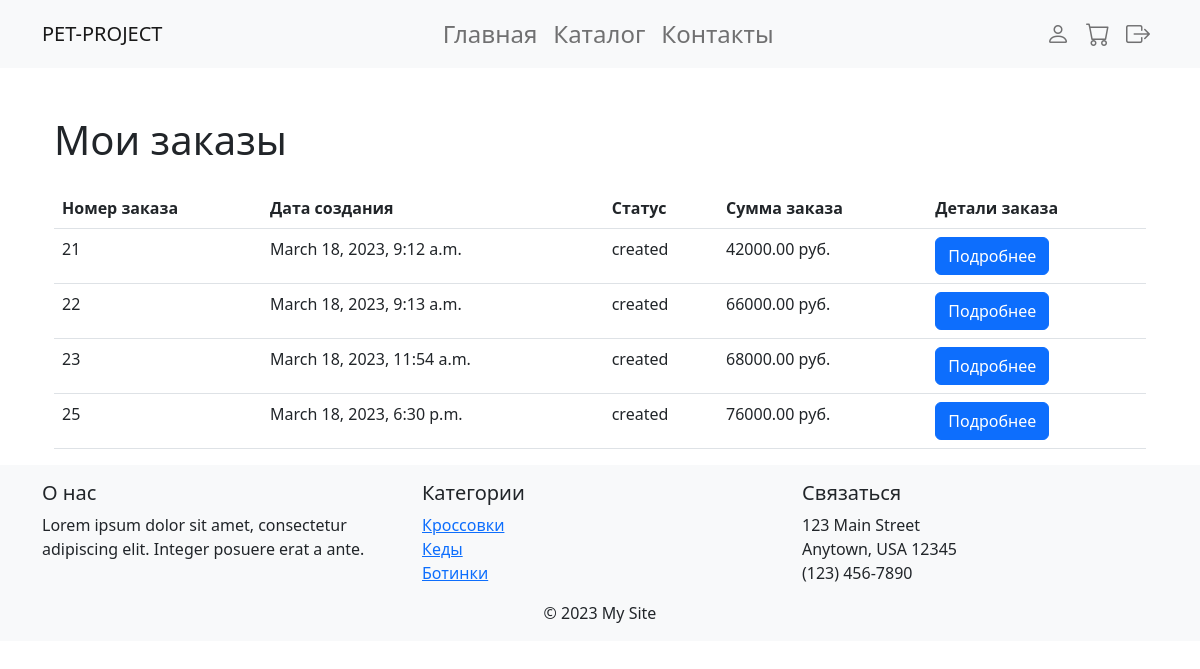
The app's page /order/ (signed in), older data.
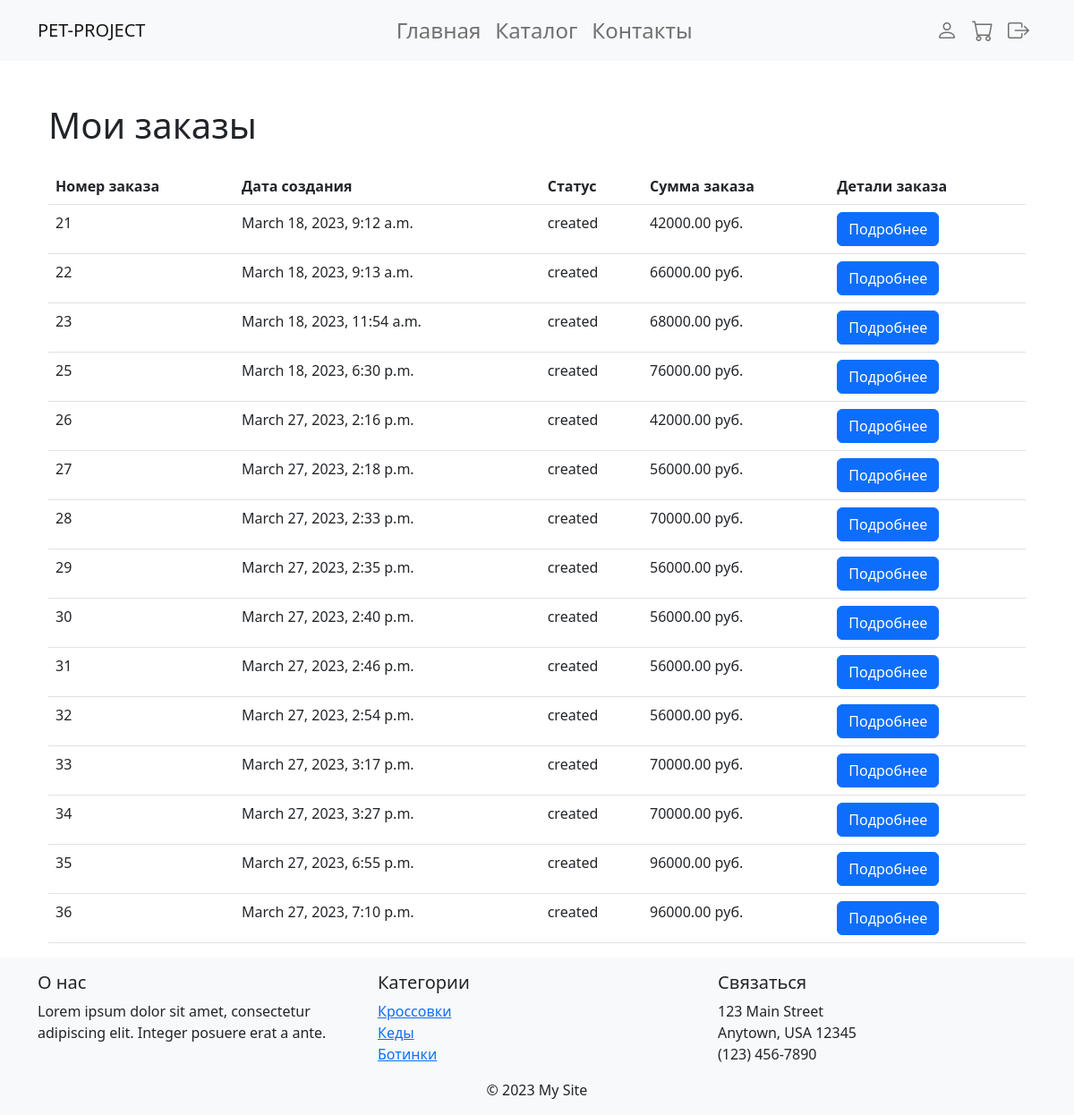
The same page, newer data.
### order/models.py (models this page shows, shortened)
class Order(models.Model):
    user = models.ForeignKey(User, on_delete=models.CASCADE)
    cart = models.ForeignKey(Cart, on_delete=models.CASCADE)
    status = models.CharField(max_length=20)
    total_price = models.DecimalField(max_digits=10, decimal_places=2)
    created_at = models.DateTimeField(auto_now_add=True)
    updated_at = models.DateTimeField(auto_now=True)

### order/views.py (the view)
# urls.py: path('', order_list, name='order_list'),
@login_required
def order_list(request):
    orders = Order.objects.filter(user=request.user)
    context = {
        'orders': orders
    }
    return render(request, 'order/order_list.html', context)

### order/templates/order/order_list.html
{% extends 'base.html' %}
{% block content %}
<div class="container mt-5">
    <h1 class="mb-4">Мои заказы</h1>
    <div class="table-responsive">
        <table class="table table-hover">
            <thead>
                <tr>
                    <th scope="col">Номер заказа</th>
                    <th scope="col">Дата создания</th>
                    <th scope="col">Статус</th>
                    <th scope="col">Сумма заказа</th>
                    <th scope="col">Детали заказа</th>
                </tr>
            </thead>
            <tbody>
                {% for order in orders %}
                <tr>
                    <td>{{ order.id }}</td>
                    <td>{{ order.created_at }}</td>
                    <td>{{ order.status }}</td>
                    <td>{{ order.total_price }} руб.</td>
                    <td><a href="{% url 'order:order_detail' order.id %}" class="btn btn-primary">Подробнее</a></td>
                </tr>
                {% empty %}
                <tr>
                    <td colspan="5">У вас нет заказов</td>
                </tr>
                {% endfor %}
            </tbody>
        </table>
    </div>
</div>
{% endblock %}

### core/templates/base.html (shortened to what this page needs)
<!DOCTYPE html>
<html lang="en">
<head>
    <link rel="stylesheet" href="https://cdn.jsdelivr.net/npm/bootstrap@5.2.3/dist/css/bootstrap.min.css">
    <link rel="stylesheet" href="https://cdn.jsdelivr.net/npm/bootstrap-icons/font/bootstrap-icons.css">
</head>
<body>
    <nav class="navbar navbar-expand-lg navbar-light bg-light">
        <div class="container fs-4">
            <a class="navbar-brand" href="/">PET-PROJECT</a>
            <div class="collapse navbar-collapse justify-content-center" id="navbarNav">
                <ul class="navbar-nav">
                    <li class="nav-item">
                        <a class="nav-link" href="/">Главная</a>
                    </li>
                    <li class="nav-item">
                        <a class="nav-link" href="/products">Каталог</a>
                    </li>
                    <li class="nav-item">
                        <a class="nav-link" href="#">Контакты</a>
                    </li>
                </ul>
            </div>
            <div class="ms-auto">
                <ul class="navbar-nav">
                    <li class="nav-item">
                        {% if user.is_authenticated %}
                            <li class="nav-item">
                                <a href="{% url 'user:profile' %}" class="nav-link"><i class="bi bi-person"></i></a>
                            </li>
                            <li class="nav-item">
                                <a href="{% url 'cart:cart_detail' %}" class="nav-link"><i class="bi bi-cart"></i></a>
                            </li>
                            <li class="nav-item">
                                <a href="{% url 'user:logout' %}" class="nav-link"><i class="bi bi-box-arrow-right"></i></a>
                            </li>
                        {% else %}
                            <li><a class="nav-link" href="{% url 'user:login' %}">Войти</a></li>
                            <li><a class="nav-link" href="{% url 'user:register' %}">Регистрация</a></li>
                        {% endif %}
                    </li>
                </ul>
            </div>
        </div>
    </nav>
    <div class="container">
        {% block content %}
        {% endblock %}
    </div>
    <footer class="bg-light py-3">
        <div class="container">
            <div class="row">
                <div class="col-md-4">
                    <h5>О нас</h5>
                    <p>Lorem ipsum dolor sit amet, consectetur adipiscing elit. Integer posuere erat a ante.</p>
                </div>
                <div class="col-md-4">
                    <h5>Категории</h5>
                    <ul class="list-unstyled">
                        <li><a href="#">Кроссовки</a></li>
                        <li><a href="#">Кеды</a></li>
                        <li><a href="#">Ботинки</a></li>
                    </ul>
                </div>
                <div class="col-md-4">
                    <h5>Связаться</h5>
                    <ul class="list-unstyled">
                        <li>123 Main Street</li>
                        <li>Anytown, USA 12345</li>
                        <li>(123) 456-7890</li>
                    </ul>
                </div>
            </div>
            <p class="m-0 text-center">&copy; 2023 My Site</p>
        </div>
    </footer>
</body>
</html>

Row changes from the older to the newer data that the page shows:
added Order: id "26", created_at "March 27, 2023, 2:16 p.m.", status "created", total_price "42000.00"
added Order: id "27", created_at "March 27, 2023, 2:18 p.m.", status "created", total_price "56000.00"
added Order: id "28", created_at "March 27, 2023, 2:33 p.m.", status "created", total_price "70000.00"
added Order: id "29", created_at "March 27, 2023, 2:35 p.m.", status "created", total_price "56000.00"
added Order: id "30", created_at "March 27, 2023, 2:40 p.m.", status "created", total_price "56000.00"
added Order: id "31", created_at "March 27, 2023, 2:46 p.m.", status "created", total_price "56000.00"
added Order: id "32", created_at "March 27, 2023, 2:54 p.m.", status "created", total_price "56000.00"
added Order: id "33", created_at "March 27, 2023, 3:17 p.m.", status "created", total_price "70000.00"
added Order: id "34", created_at "March 27, 2023, 3:27 p.m.", status "created", total_price "70000.00"
added Order: id "35", created_at "March 27, 2023, 6:55 p.m.", status "created", total_price "96000.00"
added Order: id "36", created_at "March 27, 2023, 7:10 p.m.", status "created", total_price "96000.00"
